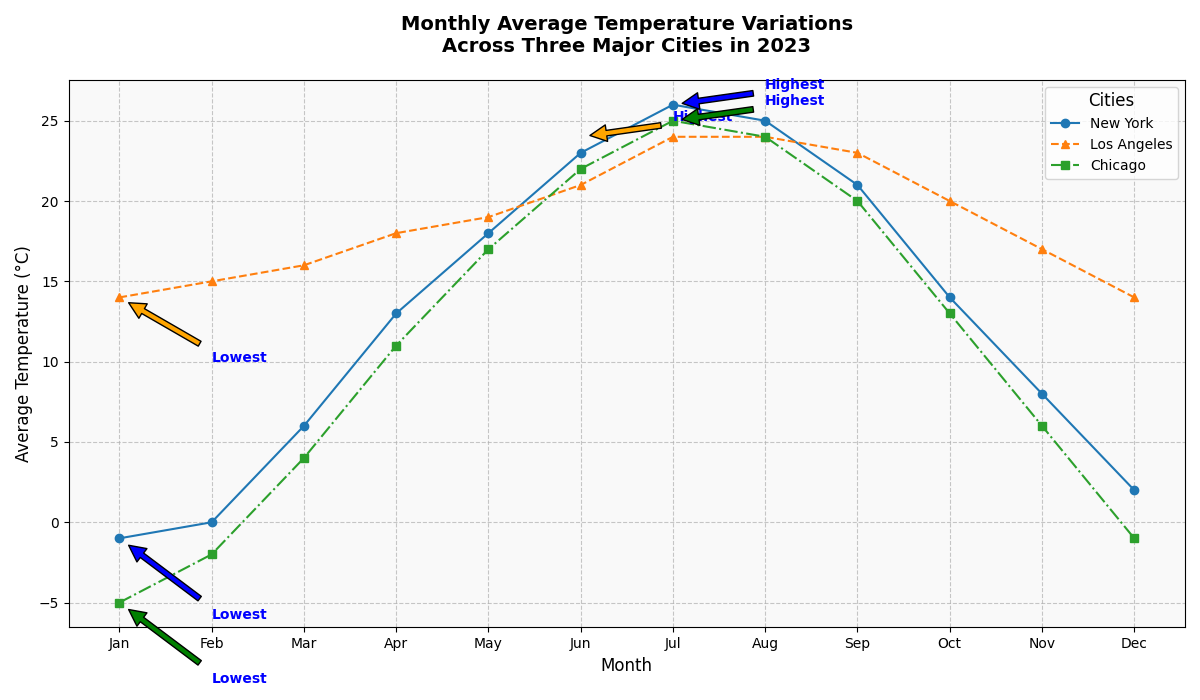

Reproduce this figure in Python.
import matplotlib.pyplot as plt
import numpy as np

# Backstory:
# The chart details the monthly average temperature variations for three major cities over a year, 
# reflecting how these cities experience the seasons differently across the months. 
# The cities included in this study are New York, Los Angeles, and Chicago.

# Data preparation: Monthly average temperatures (in °C) for the year
months = np.array(['Jan', 'Feb', 'Mar', 'Apr', 'May', 'Jun', 'Jul', 'Aug', 'Sep', 'Oct', 'Nov', 'Dec'])
new_york_temps = np.array([-1, 0, 6, 13, 18, 23, 26, 25, 21, 14, 8, 2])
los_angeles_temps = np.array([14, 15, 16, 18, 19, 21, 24, 24, 23, 20, 17, 14])
chicago_temps = np.array([-5, -2, 4, 11, 17, 22, 25, 24, 20, 13, 6, -1])

# Creating the plot with subplots
fig, ax = plt.subplots(figsize=(12, 7))

# Plotting the data for each city with different styles
ax.plot(months, new_york_temps, marker='o', linestyle='-', color='tab:blue', label='New York')
ax.plot(months, los_angeles_temps, marker='^', linestyle='--', color='tab:orange', label='Los Angeles')
ax.plot(months, chicago_temps, marker='s', linestyle='-.', color='tab:green', label='Chicago')

# Adding titles and labels
ax.set_title("Monthly Average Temperature Variations\nAcross Three Major Cities in 2023", fontsize=14, fontweight='bold', pad=20)
ax.set_xlabel("Month", fontsize=12)
ax.set_ylabel("Average Temperature (°C)", fontsize=12)

# Customizing the legend
ax.legend(loc='upper right', fontsize=10, title='Cities', title_fontsize='12')

# Enhancing grid and background
ax.grid(True, linestyle='--', alpha=0.7)
ax.set_facecolor('#f9f9f9')

# Adding annotations for the highest and lowest points for each city
highlight_style = dict(size=10, color='b', weight='bold')
ax.annotate('Highest', xy=(6, 26), xytext=(7, 27),
            arrowprops=dict(facecolor='blue', shrink=0.1), **highlight_style)
ax.annotate('Lowest', xy=(0, -1), xytext=(1, -6),
            arrowprops=dict(facecolor='blue', shrink=0.1), **highlight_style)
ax.annotate('Highest', xy=(5, 24), xytext=(6, 25),
            arrowprops=dict(facecolor='orange', shrink=0.1), **highlight_style)
ax.annotate('Lowest', xy=(0, 14), xytext=(1, 10),
            arrowprops=dict(facecolor='orange', shrink=0.1), **highlight_style)
ax.annotate('Highest', xy=(6, 25), xytext=(7, 26),
            arrowprops=dict(facecolor='green', shrink=0.1), **highlight_style)
ax.annotate('Lowest', xy=(0, -5), xytext=(1, -10),
            arrowprops=dict(facecolor='green', shrink=0.1), **highlight_style)

# Adjust the layout to prevent overlaps
plt.tight_layout()

# Display the plot
plt.show()
